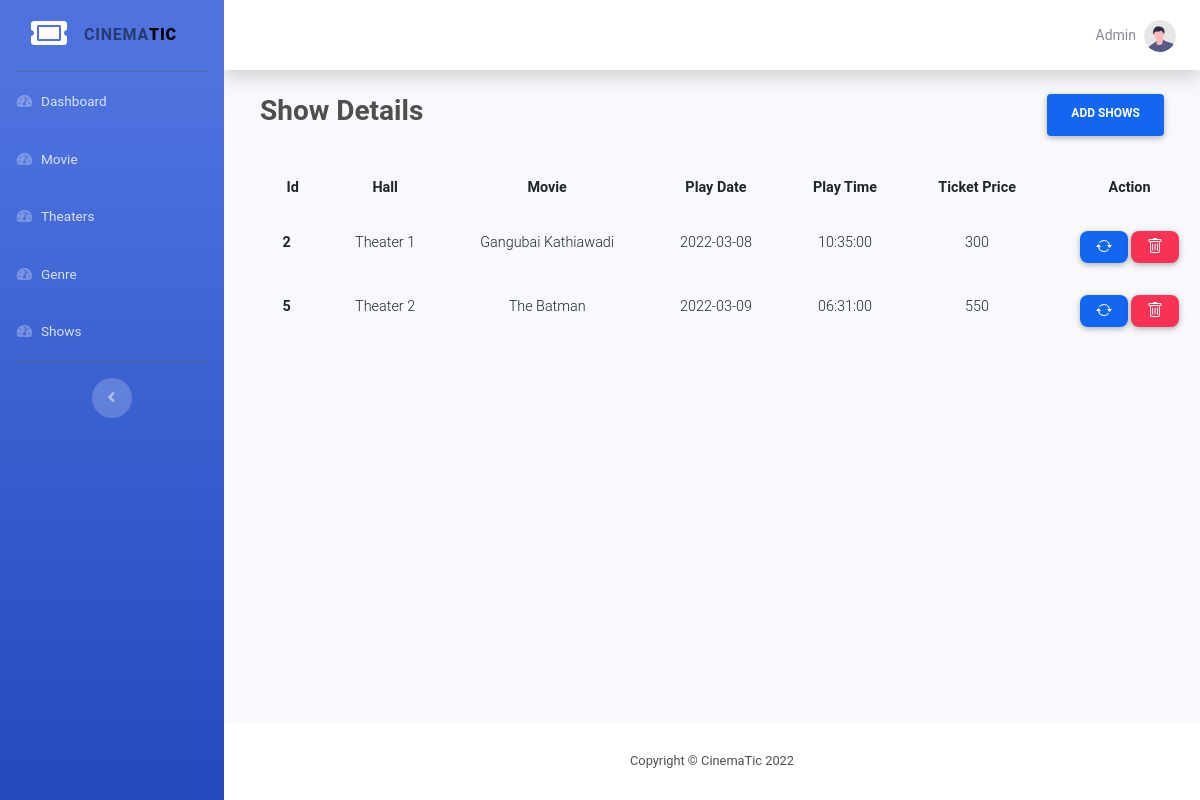
The page /admin/show/index.php (signed in) on the database as committed earlier.
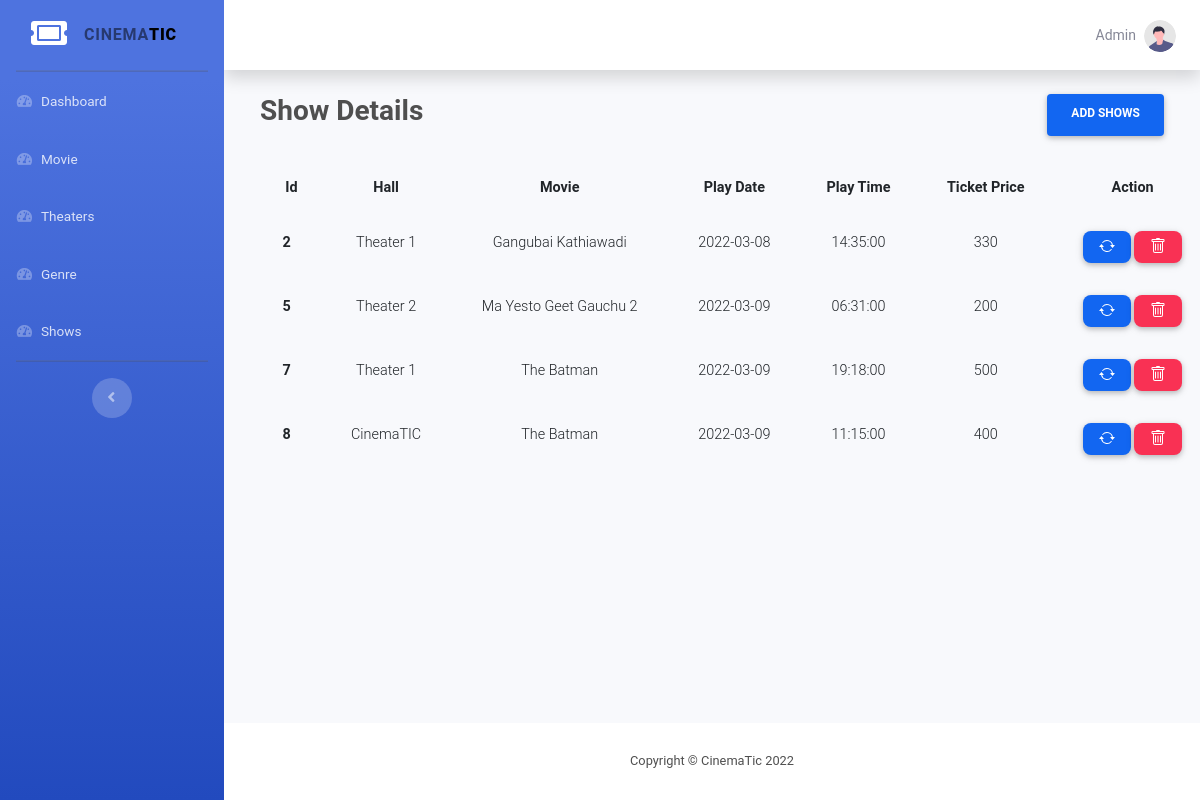
The same page on the database as committed later.
### tables this page shows
CREATE TABLE `shows` (
  `id` int(11) NOT NULL,
  `hall_id` int(11) NOT NULL,
  `movie_id` int(11) NOT NULL,
  `play_date` date NOT NULL,
  `play_time` time NOT NULL,
  `ticket_price` int(11) NOT NULL
);

CREATE TABLE `hall` (
  `id` int(11) NOT NULL,
  `name` varchar(30) NOT NULL,
  `total_seats` int(11) NOT NULL
);

CREATE TABLE `movie` (
  `id` int(11) NOT NULL,
  `name` varchar(100) NOT NULL,
  `language` varchar(10) NOT NULL,
  `release_date` date NOT NULL,
  `image` varchar(200) DEFAULT NULL,
  `image_cover` varchar(200) NOT NULL,
  `runtime` varchar(10) DEFAULT NULL
);

### functions/db.php (called while the page is built, shortened)
<?php
function pdo()
{
    $dbhost = "localhost";
    $dbname = "mtbs";
    $dbuser = "root";
    $dbpass = "";
    $options = [
        PDO::ATTR_DEFAULT_FETCH_MODE => PDO::FETCH_ASSOC
    ];
    $dsn = "mysql:host=" . $dbhost . ";dbname=" . $dbname;
    try {
        $pdo = new PDO($dsn, $dbuser, $dbpass, $options);
    } catch (PDOException $e) {
        die("Cannot Connect to Database: " . $e->getMessage());
    }
    return $pdo;
}
function where($table, $col, $opr, $val, $all = true)
{
    $pdo = pdo();
    $stmt = $pdo->prepare("SELECT * FROM $table WHERE $col $opr ?");
    $stmt->execute([$val]);
    return $stmt->fetch();
}
function all($table)
{
    $pdo = pdo();
    $stmt = $pdo->prepare("SELECT * FROM $table");
    $stmt->execute();
    return $stmt->fetchAll();
}

### admin/show/index.php (the view, shortened to what this page needs)
<?php
$result = all('shows');
include  __DIR__ . "/../components/header.php";
include  __DIR__ . "/../components/sidebar.php";
?>
<div class="container-fluid">
    <div class="d-flex m-4 justify-content-between mb-4">
        <h3 class="font-weight-bold">Show Details</h3>
        <a href="./create.php" class="btn btn-primary px-4 font-weight-bold">Add shows</a>
    </div>
    <table class="table mx-4 table-responsive-md table-borderless">
        <thead>
            <tr>
                <th class="font-weight-bold text-center">Id</th>
                <th class="font-weight-bold text-center">Hall</th>
                <th class="font-weight-bold text-center">Movie</th>
                <th class="font-weight-bold text-center">Play Date</th>
                <th class="font-weight-bold text-center">Play Time</th>
                <th class="font-weight-bold text-center">Ticket Price</th>
                <th class="font-weight-bold text-center">Action</th>
            </tr>
        </thead>
        <tbody>
            <?php foreach ($result as $key) :
            ?>
                <tr>
                    <td class="font-weight-bold"><?php echo $key['id']; ?></td>
                    <td class="text-center"><?php
                                            $hall = where('hall', 'id', '=', $key['hall_id'], false);
                                            echo $hall['name'];
                                            ?>
                    </td>
                    <td class="text-center">
                        <?php
                        $movie = where('movie', 'id', '=', $key['movie_id'], false);
                        echo $movie['name'];
                        ?>
                    </td>
                    <td class="text-center"><?php
                                            echo $key['play_date'];
                                            ?></td>
                    <td class="text-center"><?php
                                            echo $key['play_time'];
                                            ?></td>
                    <td class="text-center"><?php
                                            echo $key['ticket_price']; ?></td>
                    <td class="text-center">
                        <a class="btn btn-primary btn-sm rounded-5" style="height: 2rem;" href="./edit.php?id=<?php echo $key['id']; ?>">
                        </a>
                        <a class="btn btn-danger btn-sm rounded-5" style="height: 2rem;" onclick="confirmDelete(<?php echo $key['id']; ?>)" href="#!">
                        </a>
                    </td>
                </tr>
            <?php endforeach;  ?>
        </tbody>
    </table>
</div>
</div>
<?php include "../components/footer.php"; ?>

Rows that differ between the two databases and show on the page:
changed shows "Gangubai Kathiawadi": play_time "10:35:00" → "14:35:00"; ticket_price "300" → "330"
changed shows "Theater 2": movie.name "The Batman" → "Ma Yesto Geet Gauchu 2"; ticket_price "550" → "200"
added shows: id "7", hall.name "Theater 1", movie.name "The Batman", play_date "2022-03-09", play_time "19:18:00", ticket_price "500"
added shows: id "8", hall.name "CinemaTIC", movie.name "The Batman", play_date "2022-03-09", play_time "11:15:00", ticket_price "400"
